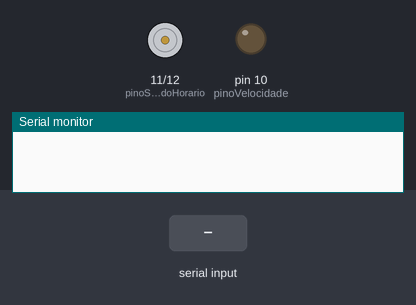
A sketch run on a simulated Arduino Uno, built with avr-gcc and run on an emulated ATmega328P. Shown: motor-driver pin pairs drawn as motors (green arrow = first pin HIGH = forward, orange = second pin HIGH = backward, longer = more drive), output pins drawn as LEDs (lit = HIGH), the last lines printed to the serial monitor. Inputs (shaded band) come from the test bench.

Above: at 1.2 s.
1.3 s: "1" received over Serial
At 2.8 s:
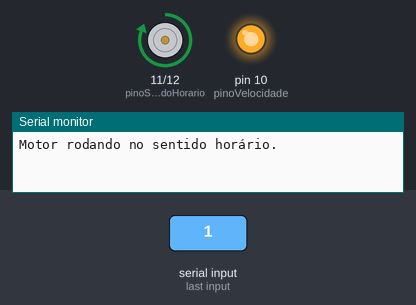
3.5 s: "2" received over Serial
At 4.4 s:
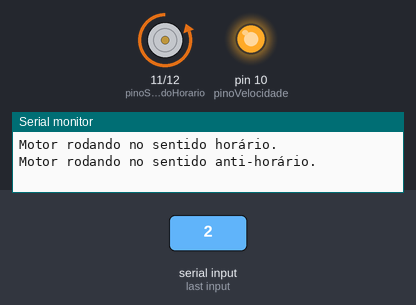
5.5 s: "0" received over Serial
At 7.1 s:
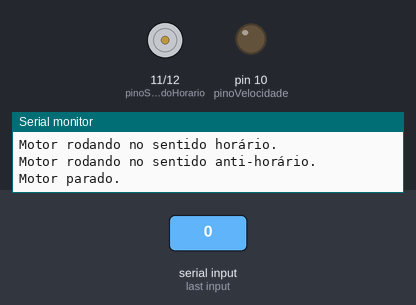
Timing chart, 0 to 8.6 s (numbered marks = the images above; inputs shaded):
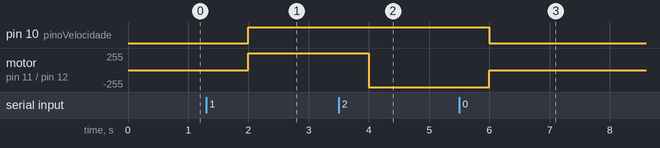

Measured:
- after the input at 1.3 s, pin 10 (pinoVelocidade): LOW → HIGH after 0.70 s; motor on pin 11 (pinoSentidoHorario) / pin 12 (pinoSentidoAntiHorario): stopped → forward 255/255 after 0.70 s
- after the input at 3.5 s, motor on pin 11 (pinoSentidoHorario) / pin 12 (pinoSentidoAntiHorario): forward 255/255 → backward 255/255 after 0.50 s
- after the input at 5.5 s, pin 10 (pinoVelocidade): HIGH → LOW after 0.50 s; motor on pin 11 (pinoSentidoHorario) / pin 12 (pinoSentidoAntiHorario): backward 255/255 → stopped after 0.50 s

The sketch:

ponte_h.ino
```cpp
// Country: Brasil
// State: Pernambuco
// Developer: Matheus Johann Araújo
// Date: 2018-01-13

// Declaração das portas a serem utilizadas
#define pinoVelocidade 10 // ENA
#define pinoSentidoHorario 11 // IN1
#define pinoSentidoAntiHorario 12 // IN2

// Função principal e de execução única
void setup() {
  // Definindo o modo de funcionamento do pinos - INPUT (Entrada) / INPUT_PULLUP (Entrada + Resistores internos do Arduino) / OUTPUT (Saída)
  pinMode(pinoVelocidade, OUTPUT);
  pinMode(pinoSentidoHorario, OUTPUT);
  pinMode(pinoSentidoAntiHorario, OUTPUT);
  // Escrevendo o valor zero em um pino PWM - Valores possíveis (0 até 255) onde o pino pode fornecer de 0 Volt até +5 Volts
  analogWrite(pinoVelocidade, 0);
  // Escrevendo o valor zero em um pino digital - Valores possíveis (LOW = FALSE = 0 / HIGH = TRUE= 1) o pino pode fornecer 0 Volt ou +5 Volts
  digitalWrite(pinoSentidoHorario, LOW);
  digitalWrite(pinoSentidoAntiHorario, LOW);
  // Iniciando comunicação serial com taxa de bits 9600
  Serial.begin(9600);
}

// Função secundária e de repetição infinita
void loop() {
  // Lendo a comunicação serial
  char caractere = Serial.read();
  // Estrutura condicional de caso
  switch (caractere) {
    // Caso o caractere seja '0' faça
    case '0':
      // Escrevendo valores nos pinos (controlando as portas do Arduino)
      analogWrite(pinoVelocidade, 0);
      digitalWrite(pinoSentidoHorario, LOW);
      digitalWrite(pinoSentidoAntiHorario, LOW);
      // Escrevendo na comunicação serial
      Serial.println("Motor parado.");
      // Sai da estrutura Switch Case
      break;
    case '1':
      analogWrite(pinoVelocidade, 255);
      digitalWrite(pinoSentidoHorario, HIGH);
      digitalWrite(pinoSentidoAntiHorario, LOW);
      Serial.println("Motor rodando no sentido horário.");
      break;
    case '2':
      analogWrite(pinoVelocidade, 255);
      digitalWrite(pinoSentidoHorario, LOW);
      digitalWrite(pinoSentidoAntiHorario, HIGH);
      Serial.println("Motor rodando no sentido anti-horário.");
      break;
  }
  // Espera um segundo (1s = 1000ms)
  delay(1000);
}
```
